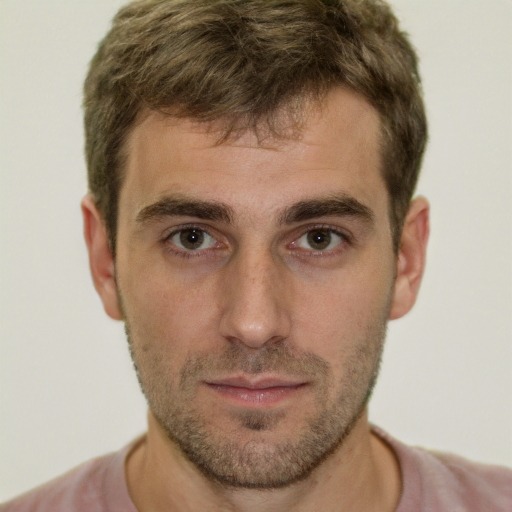
#> input picture testdata/person-1.jpg, 512 x 512 px; its folder holds 4 pictures in this run
$ python main.py
#> lines starting #> are read from the running program, lines starting #| are printed output that depends on the picture
import numpy as np
import cv2
import os

# Hier fängt das ganze mit allen Dateien an
list = os.listdir('../testdata')
number_files = len(list) #Anzahl der Dateien in /testdata

# K means image filter
kmeans_img_array = []
for x in range(1, number_files+1):
    img = cv2.imread('../testdata/person-{}.jpg'.format(x))
#> img is the input picture: shape (512, 512, 3); mean B, G, R 124.4, 143.2, 164.5
    Z = img.reshape((-1, 3))

    Z = np.float32(Z)

    criteria = (cv2.TERM_CRITERIA_EPS + cv2.TERM_CRITERIA_MAX_ITER, 10, 1-0)
    K = 5
    ret, label, center = cv2.kmeans(Z, K, None, criteria, 10, cv2.KMEANS_RANDOM_CENTERS)
#> ret = 69128146.7; center = [[116, 139.6, 180.4], [61.56, 85.24, 112.2], [28.43, 47.13, 63.9], [201.8, 212.4, 214.3], [90.11, 116, 155.2]]

    center = np.uint8(center)
#> center = [[116, 139, 180], [61, 85, 112], [28, 47, 63], [201, 212, 214], [90, 116, 155]]
    res = center[label.flatten()]
    res2 = res.reshape((img.shape))
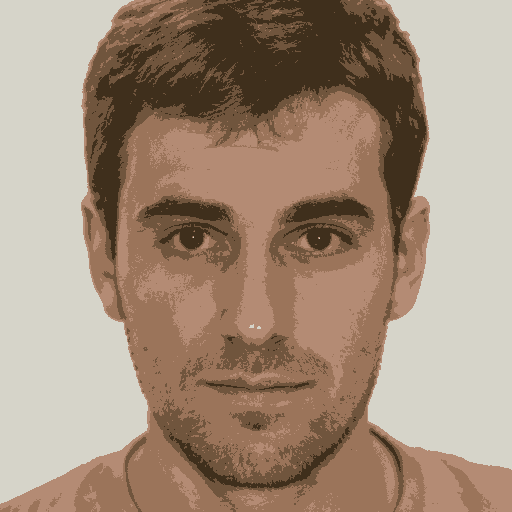
#> res2: shape (512, 512, 3); mean B, G, R 124, 142.9, 164.1

    kmeans_img_array.append(res2)
#> pass 2 of the loop `for x in range(1, number_files+1):`:
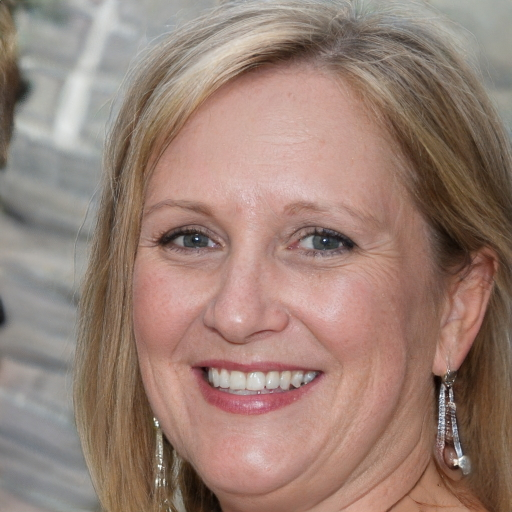
#> input picture testdata/person-2.jpg, 512 x 512 px
#> img is the input picture: shape (512, 512, 3); mean B, G, R 117.5, 128.5, 154
#> `ret, label, center = cv2.kmeans(Z, K, None, criteria, 10, cv2.KMEANS_R..`: ret = 153447919.5; center = [[111.4, 123, 151.9], [77.45, 94.22, 121.1], [167.3, 174.6, 201.1], [141.7, 149.6, 172.4], [42.45, 57.12, 78.85]]
#> `center = np.uint8(center)`: center = [[111, 123, 151], [77, 94, 121], [167, 174, 201], [141, 149, 172], [42, 57, 78]]
#> `res2 = res.reshape((img.shape))`:
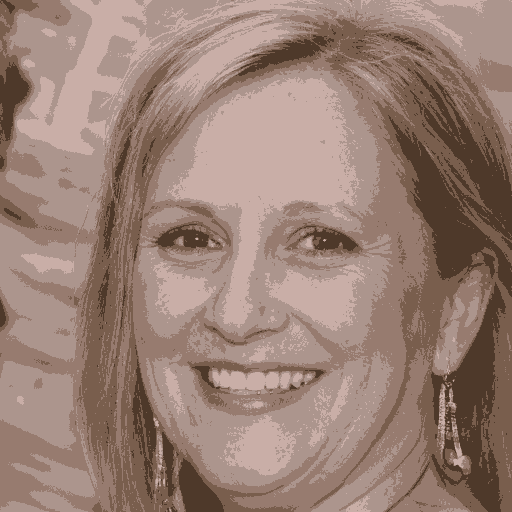
#> res2: shape (512, 512, 3); mean B, G, R 117, 128.1, 153.6
#> pass 3 of the loop `for x in range(1, number_files+1):`:
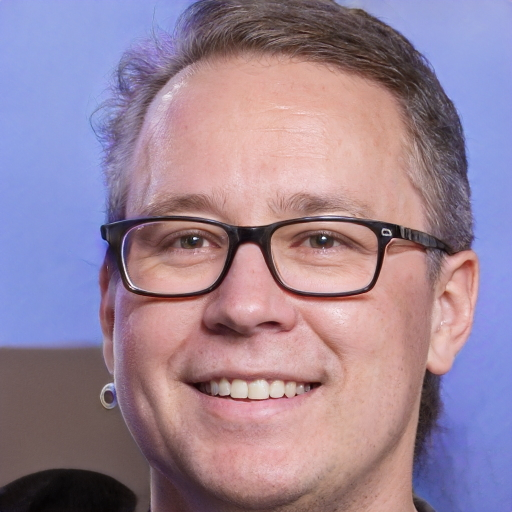
#> input picture testdata/person-3.jpg, 512 x 512 px
#> img is the input picture: shape (512, 512, 3); mean B, G, R 151.4, 131.9, 153.9
#> `ret, label, center = cv2.kmeans(Z, K, None, criteria, 10, cv2.KMEANS_R..`: ret = 180539310.3; center = [[132.2, 133.3, 177.4], [93.46, 86.7, 110.4], [167.2, 172.2, 218.1], [42.01, 39.02, 56.3], [221.9, 153.1, 139.3]]
#> `center = np.uint8(center)`: center = [[132, 133, 177], [93, 86, 110], [167, 172, 218], [42, 39, 56], [221, 153, 139]]
#> `res2 = res.reshape((img.shape))`:
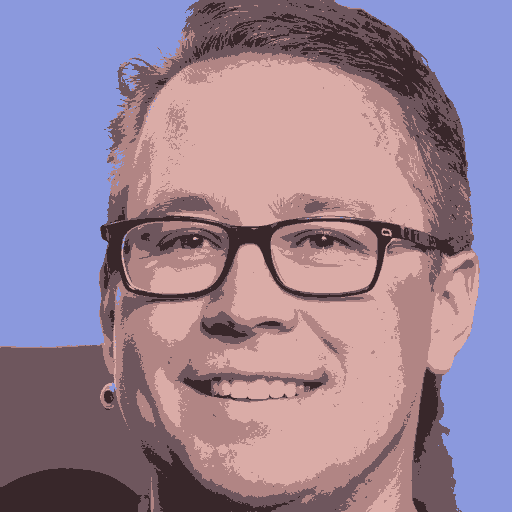
#> res2: shape (512, 512, 3); mean B, G, R 150.9, 131.7, 153.6
#> the loop made 4 passes; the first 3 are shown

# Canny edge detection


for i in range(0, len(kmeans_img_array)):
    cv2.imshow('img-{}'.format(i+1), kmeans_img_array[i])


while True:
    cv2.waitKey(0)
    if cv2.waitKeyEx() == 2490368:
#> (key Esc is pressed here)
        print("test")
    elif cv2.waitKeyEx() == 27:
#> (key Esc is pressed here)
        cv2.destroyAllWindows()
